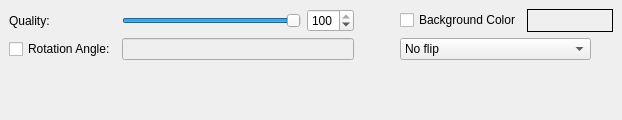
<?xml version="1.0" encoding="UTF-8"?>
<ui version="4.0">
 <class>OptionsScrollArea</class>
 <widget class="QScrollArea" name="OptionsScrollArea">
  <property name="geometry">
   <rect>
    <x>0</x>
    <y>0</y>
    <width>622</width>
    <height>120</height>
   </rect>
  </property>
  <property name="frameShape">
   <enum>QFrame::NoFrame</enum>
  </property>
  <property name="widgetResizable">
   <bool>true</bool>
  </property>
  <property name="alignment">
   <set>Qt::AlignLeading|Qt::AlignLeft|Qt::AlignTop</set>
  </property>
  <widget class="QWidget" name="scrollAreaWidgetContents_2">
   <layout class="QGridLayout" name="gridLayout">
    <item row="1" column="5" colspan="2">
     <widget class="QComboBox" name="flipComboBox">
      <property name="sizePolicy">
       <sizepolicy hsizetype="Maximum" vsizetype="Fixed">
        <horstretch>0</horstretch>
        <verstretch>0</verstretch>
       </sizepolicy>
      </property>
      <item>
       <property name="text">
        <string>No flip</string>
       </property>
      </item>
      <item>
       <property name="text">
        <string>Flip vertically</string>
       </property>
      </item>
      <item>
       <property name="text">
        <string>Flip horizontally</string>
       </property>
      </item>
      <item>
       <property name="text">
        <string>Flip vertically and horizontally</string>
       </property>
      </item>
     </widget>
    </item>
    <item row="0" column="0">
     <widget class="QLabel" name="textLabel1_2">
      <property name="text">
       <string>Quality:</string>
      </property>
     </widget>
    </item>
    <item row="0" column="1" colspan="2">
     <widget class="QSlider" name="qualitySlider">
      <property name="sizePolicy">
       <sizepolicy hsizetype="MinimumExpanding" vsizetype="Fixed">
        <horstretch>0</horstretch>
        <verstretch>0</verstretch>
       </sizepolicy>
      </property>
      <property name="minimum">
       <number>1</number>
      </property>
      <property name="maximum">
       <number>100</number>
      </property>
      <property name="value">
       <number>100</number>
      </property>
      <property name="orientation">
       <enum>Qt::Horizontal</enum>
      </property>
     </widget>
    </item>
    <item row="0" column="5">
     <widget class="QCheckBox" name="backgroundColorCheckBox">
      <property name="text">
       <string>Background Color</string>
      </property>
     </widget>
    </item>
    <item row="1" column="4">
     <spacer name="horizontalSpacer_5">
      <property name="orientation">
       <enum>Qt::Horizontal</enum>
      </property>
      <property name="sizeType">
       <enum>QSizePolicy::Preferred</enum>
      </property>
      <property name="sizeHint" stdset="0">
       <size>
        <width>40</width>
        <height>20</height>
       </size>
      </property>
     </spacer>
    </item>
    <item row="0" column="3">
     <widget class="QSpinBox" name="qualitySpinBox">
      <property name="sizePolicy">
       <sizepolicy hsizetype="Maximum" vsizetype="Fixed">
        <horstretch>0</horstretch>
        <verstretch>0</verstretch>
       </sizepolicy>
      </property>
      <property name="minimum">
       <number>1</number>
      </property>
      <property name="maximum">
       <number>100</number>
      </property>
      <property name="value">
       <number>100</number>
      </property>
     </widget>
    </item>
    <item row="2" column="2">
     <spacer name="verticalSpacer_2">
      <property name="orientation">
       <enum>Qt::Vertical</enum>
      </property>
      <property name="sizeHint" stdset="0">
       <size>
        <width>20</width>
        <height>40</height>
       </size>
      </property>
     </spacer>
    </item>
    <item row="0" column="6">
     <widget class="ColorFrame" name="backgroundColorFrame">
      <property name="frameShape">
       <enum>QFrame::Box</enum>
      </property>
     </widget>
    </item>
    <item row="1" column="0">
     <widget class="QCheckBox" name="rotateCheckBox">
      <property name="text">
       <string>Rotation Angle:</string>
      </property>
     </widget>
    </item>
    <item row="1" column="1" colspan="3">
     <widget class="QLineEdit" name="rotateLineEdit">
      <property name="enabled">
       <bool>false</bool>
      </property>
      <property name="sizePolicy">
       <sizepolicy hsizetype="MinimumExpanding" vsizetype="Fixed">
        <horstretch>0</horstretch>
        <verstretch>0</verstretch>
       </sizepolicy>
      </property>
     </widget>
    </item>
   </layout>
  </widget>
 </widget>
 <customwidgets>
  <customwidget>
   <class>ColorFrame</class>
   <extends>QFrame</extends>
   <header>widgets/colorframe.h</header>
   <container>1</container>
  </customwidget>
 </customwidgets>
 <resources/>
 <connections/>
</ui>
